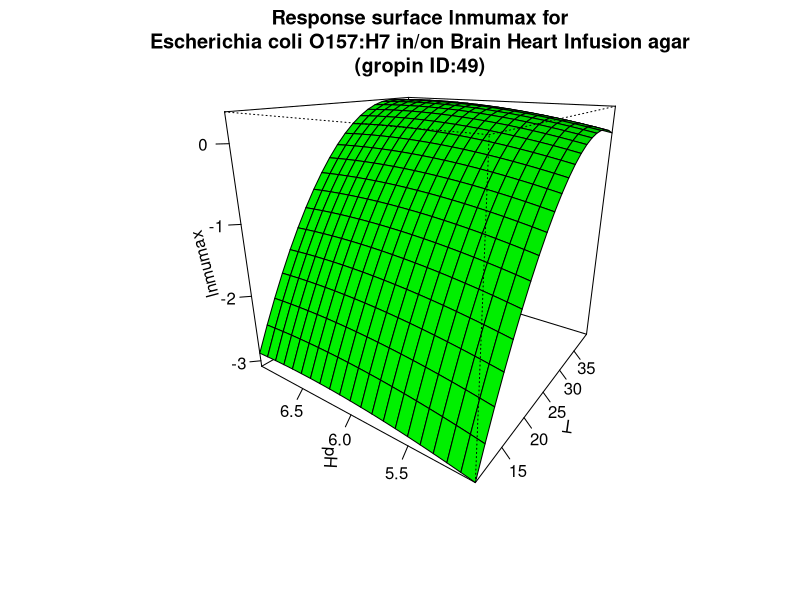

Here is the R script that generated this plot:
#############################
# start of Parameter script
#############################
T <- seq(10.01,39.96003996004,length.out=21)
pH <- seq(5.005,6.99300699300699,length.out=21)
#############################
# end of Parameter script
#############################
############################# 
# start of Model script Gropin ID 49 
#############################
 
# constant coefficients for this model
a0 <- -10.05
a1 <- 0.34
a2 <- 1.3
a3 <- -0.0048
a4 <- 0.00072
a5 <- -0.1
 
variables <- data.frame(T,pH)
argumentsPar <- expand.grid(variables)
 
# heart of the model
response_surface <- function(T,pH) {
   mumax <-(a0+(a1*T)+(a2*pH)+(a3*(T^2))+(a4*T*pH)+(a5*(pH^2)))

return(mumax=mumax)
} 

# output parameters
responseSurface <- cbind(argumentsPar,response_surface(argumentsPar['T'],argumentsPar['pH']))
colnames(responseSurface) <- c(colnames(argumentsPar),'lnmumax')
#############################
# End of Model script
#############################
############################# 
# start of Visualisation script Gropin ID 49 
#############################
persp(T,pH,matrix(unlist(responseSurface$'lnmumax'),nrow=21),col = 'green',xlab='T',ylab='pH',zlab='lnmumax',main='Response surface lnmumax for
Escherichia coli O157:H7 in/on Brain Heart Infusion agar
(gropin ID:49)',theta=305,phi=20,shade=0.25,ticktype = 'detailed')
#############################
# End of Visualisation script
#############################
